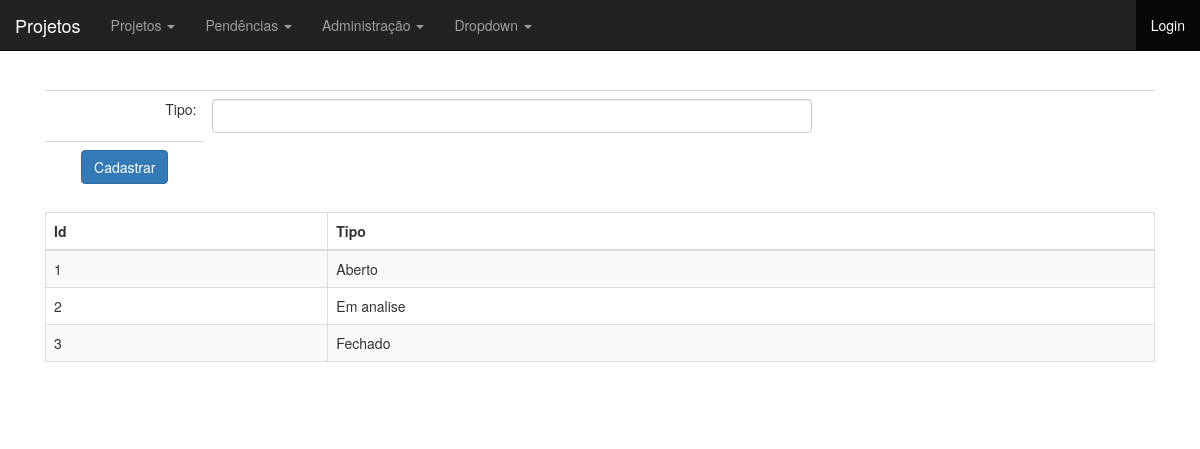
Screenshot of /status-formulario.php with the database file from the repository.
### tables this page shows
CREATE TABLE `statuss` (
  `id` int(10) unsigned NOT NULL AUTO_INCREMENT,
  `tipo` varchar(255) DEFAULT NULL,
  PRIMARY KEY (`id`)
);

### banco-status.php (called while the page is built, shortened)
<?php
function listaStatus($conexao){
	$status = array();
	$query = "select * from statuss";
	$resultado = mysqli_query($conexao, $query);
	while($stat = mysqli_fetch_assoc($resultado)){
		array_push($status, $stat);
	}
	return $status;
}

### status-formulario.php (the view)
<?php
include("cabecalho.php");
include("conecta.php");
include("banco-status.php");
?>
	<form action="adiciona-status.php" method="post">
		<table class="table">
			<tr>
				<td class="alinhamento-direita">Tipo:</td>
				<td><input class="form-control tamanho-gg" type="text" name="tipo" required=""></td>
			</tr>
			<tr>
				<td><input class="btn btn-primary" type="submit" value="Cadastrar"></td>
			</tr>
			</table>
	</form>
<?php
	$status = listaStatus($conexao);
?>
	<table class="table table-striped table-bordered alinhamento-esquerda">
	<thead class="alinhamento-centralizado">
		<th>Id</th>
		<th>Tipo</th>
	</thead>
	<?php
	foreach ($status as $stat): ?>
		<tr>
			<td><?=$stat['id'] ?></td>
			<td><?=$stat['tipo'] ?></td>
		</tr>
	<?php
	endforeach
	?>
</table>
<?php include("rodape.php"); ?>

### css/projetos.css (style rules this page uses)
body { padding-top: 50px; }
.tamanho-gg { width:600px; }
.alinhamento-direita { text-align:right; }
.alinhamento-esquerda { text-align:left; }
.alinhamento-centralizado { text-align:center; }

### rows the page displays
statuss: id "1", tipo "Aberto"
statuss: id "2", tipo "Em analise"
statuss: id "3", tipo "Fechado"
